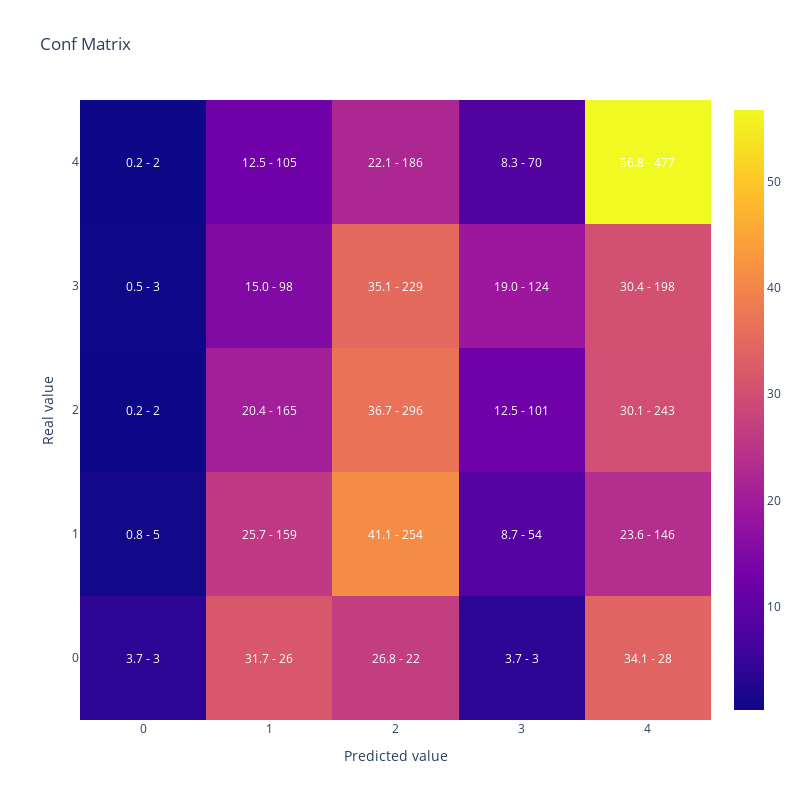

Notebook cell for this chart:
### Code cell
#Vamos a replicar el resultado de la optimizacion reentrenando el modelo con el mejor conjunto de hiperparametros
#Generamos parametros incluyendo los fijos y la mejor solución que encontro optuna
lgb_params = {
    'objective': 'multiclass',
    'verbosity': -1,
    'num_class': len(y_train.unique())
}

# Update lgb_params with study.best_params
lgb_params.update(study.best_params)

lgb_train_dataset = lgb.Dataset(data=X_train,
                                label=y_train)


#Entreno
lgb_model = lgb.train(lgb_params,
                    lgb_train_dataset)

#Muestro matriz de confusion y kappa
display(plot_confusion_matrix(y_test,lgb_model.predict(X_test).argmax(axis=1)))

cohen_kappa_score(y_test,lgb_model.predict(X_test).argmax(axis=1),
                             weights = 'quadratic')

### Figure 1 — Plotly figure (JSON) as saved in the notebook; plotly's stock layout.template omitted (floating-point values rounded to 4 significant figures)
{"data": [{"type": "heatmap", "x": [0, 1, 2, 3, 4], "y": [0, 1, 2, 3, 4], "z": [[3.659, 31.71, 26.83, 3.659, 34.15], [0.8091, 25.73, 41.1, 8.738, 23.62], [0.2478, 20.45, 36.68, 12.52, 30.11], [0.4601, 15.03, 35.12, 19.02, 30.37], [0.2381, 12.5, 22.14, 8.333, 56.79]]}], "layout": {"annotations": [{"font": {"color": "white"}, "showarrow": false, "text": "3.7 - 3", "x": 0, "xref": "x", "y": 0, "yref": "y"}, {"font": {"color": "white"}, "showarrow": false, "text": "31.7 - 26", "x": 1, "xref": "x", "y": 0, "yref": "y"}, {"font": {"color": "white"}, "showarrow": false, "text": "26.8 - 22", "x": 2, "xref": "x", "y": 0, "yref": "y"}, {"font": {"color": "white"}, "showarrow": false, "text": "3.7 - 3", "x": 3, "xref": "x", "y": 0, "yref": "y"}, {"font": {"color": "white"}, "showarrow": false, "text": "34.1 - 28", "x": 4, "xref": "x", "y": 0, "yref": "y"}, {"font": {"color": "white"}, "showarrow": false, "text": "0.8 - 5", "x": 0, "xref": "x", "y": 1, "yref": "y"}, {"font": {"color": "white"}, "showarrow": false, "text": "25.7 - 159", "x": 1, "xref": "x", "y": 1, "yref": "y"}, {"font": {"color": "white"}, "showarrow": false, "text": "41.1 - 254", "x": 2, "xref": "x", "y": 1, "yref": "y"}, {"font": {"color": "white"}, "showarrow": false, "text": "8.7 - 54", "x": 3, "xref": "x", "y": 1, "yref": "y"}, {"font": {"color": "white"}, "showarrow": false, "text": "23.6 - 146", "x": 4, "xref": "x", "y": 1, "yref": "y"}, {"font": {"color": "white"}, "showarrow": false, "text": "0.2 - 2", "x": 0, "xref": "x", "y": 2, "yref": "y"}, {"font": {"color": "white"}, "showarrow": false, "text": "20.4 - 165", "x": 1, "xref": "x", "y": 2, "yref": "y"}, {"font": {"color": "white"}, "showarrow": false, "text": "36.7 - 296", "x": 2, "xref": "x", "y": 2, "yref": "y"}, {"font": {"color": "white"}, "showarrow": false, "text": "12.5 - 101", "x": 3, "xref": "x", "y": 2, "yref": "y"}, {"font": {"color": "white"}, "showarrow": false, "text": "30.1 - 243", "x": 4, "xref": "x", "y": 2, "yref": "y"}, {"font": {"color": "white"}, "showarrow": false, "text": "0.5 - 3", "x": 0, "xref": "x", "y": 3, "yref": "y"}, {"font": {"color": "white"}, "showarrow": false, "text": "15.0 - 98", "x": 1, "xref": "x", "y": 3, "yref": "y"}, {"font": {"color": "white"}, "showarrow": false, "text": "35.1 - 229", "x": 2, "xref": "x", "y": 3, "yref": "y"}, {"font": {"color": "white"}, "showarrow": false, "text": "19.0 - 124", "x": 3, "xref": "x", "y": 3, "yref": "y"}, {"font": {"color": "white"}, "showarrow": false, "text": "30.4 - 198", "x": 4, "xref": "x", "y": 3, "yref": "y"}, {"font": {"color": "white"}, "showarrow": false, "text": "0.2 - 2", "x": 0, "xref": "x", "y": 4, "yref": "y"}, {"font": {"color": "white"}, "showarrow": false, "text": "12.5 - 105", "x": 1, "xref": "x", "y": 4, "yref": "y"}, {"font": {"color": "white"}, "showarrow": false, "text": "22.1 - 186", "x": 2, "xref": "x", "y": 4, "yref": "y"}, {"font": {"color": "white"}, "showarrow": false, "text": "8.3 - 70", "x": 3, "xref": "x", "y": 4, "yref": "y"}, {"font": {"color": "white"}, "showarrow": false, "text": "56.8 - 477", "x": 4, "xref": "x", "y": 4, "yref": "y"}], "height": 800, "title": {"text": "Conf Matrix"}, "width": 800, "xaxis": {"title": {"text": "Predicted value"}}, "yaxis": {"title": {"text": "Real value"}}}}
